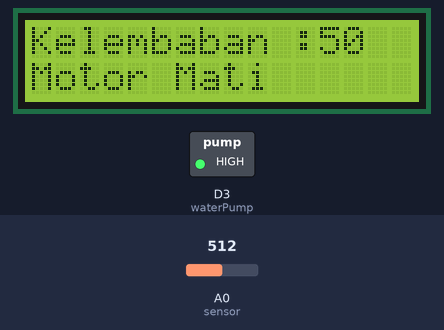
The sketch below on a simulated ESP8266 (NodeMCU). On the bench: 16×2 character LCD, switched loads named in the sketch (green lamp = pin HIGH). The test bench sets the inputs (shaded band); at power-on: A0 (sensor) = 512.

Above: at 9.3 s.
9.4 s: A0 (sensor) set to 313
At 11.3 s:
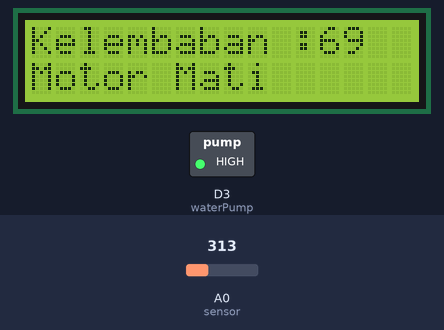
11.6 s: A0 (sensor) set to 284
At 13.4 s:
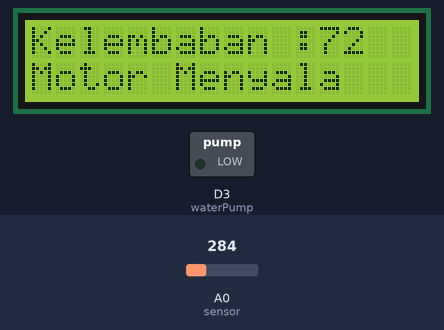
13.7 s: A0 (sensor) set to 306
At 14.7 s:
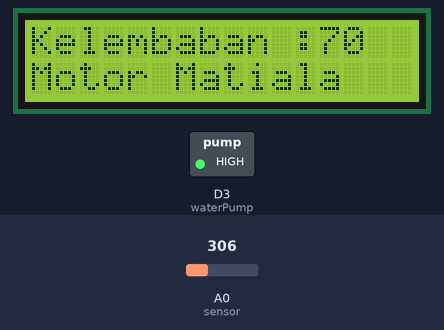
Timing chart, 0 to 16.7 s (numbered marks = the images above; inputs shaded):
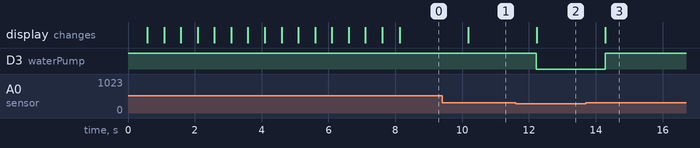

The sketch:

ESP8266.ino
```cpp
 //Sertakan file library
#include <LiquidCrystal_I2C.h>   // Library untuk menggunakan layar LCD I2C
#include <ESP8266WiFi.h>        // Library WiFi ESP8266

//Inisialisasi tampilan LCD
LiquidCrystal_I2C lcd(0x27, 16, 2); // Objek LCD I2C

char ssid[] = ""; // Masukkan nama WiFi Anda
char pass[] = ""; // Masukkan kata sandi WiFi Anda

bool Relay = 0;  // Variabel untuk menyimpan status pompa

//Tentukan pin komponen
#define sensor A0       // Pin analog untuk sensor kelembaban tanah
#define waterPump D3    // Pin digital untuk relay pompa air

void setup() {
  Serial.begin(9600); // Inisialisasi komunikasi serial
  pinMode(waterPump, OUTPUT); // Set pin pompa air sebagai OUTPUT
  digitalWrite(waterPump, HIGH); // Matikan pompa air secara awal
  lcd.init(); // Inisialisasi LCD
  lcd.backlight(); // Nyalakan backlight LCD

  // Tampilkan pesan loading sistem di LCD
  lcd.setCursor(1, 0);
  lcd.print("Sistem Memuat");
  for (int a = 0; a <= 15; a++) {
    lcd.setCursor(a, 1);
    lcd.print(".");
    delay(500);
  }
  lcd.clear();

  //Panggil fungsi soilMoistureSensor secara berkala
  // timer.setInterval(100L, soilMoistureSensor); // Anda dapat memanggil fungsi ini secara berkala jika diperlukan
}

// Fungsi untuk membaca sensor kelembaban tanah dan memperbarui LCD
void soilMoistureSensor() {
  int value = analogRead(sensor); // Baca nilai analog dari sensor
  value = map(value, 0, 1024, 0, 100); // Peta nilai sensor ke persentase kelembaban
  value = (value - 100) * -1; // Balikkan nilai yang dipetakan

  lcd.setCursor(0, 0);
  lcd.print("Kelembaban :");
  lcd.print(value);
  lcd.print(" ");
}

void loop() {
  // Jalankan fungsi untuk membaca sensor kelembaban tanah secara berkala
  soilMoistureSensor();

  // Kendalikan pompa berdasarkan kondisi tertentu, misalnya jika kelembaban tanah rendah
  int moisture = analogRead(sensor);
  moisture = map(moisture, 0, 1024, 0, 100); // Peta nilai sensor ke persentase kelembaban
  if (moisture < 30) { // Contoh kondisi: jika kelembaban tanah kurang dari 30%
    digitalWrite(waterPump, LOW); // Nyalakan pompa
    lcd.setCursor(0, 1);
    lcd.print("Motor Menyala ");
  } else {
    digitalWrite(waterPump, HIGH); // Matikan pompa
    lcd.setCursor(0, 1);
    lcd.print("Motor Mati");
  }

  delay(1000); // Beri sedikit keterlambatan agar tidak terlalu cepat membaca sensor dan mengontrol pompa
}
```

Measured:
- the behaviour switches between 303 and 302 on A0 (sensor) (found by bisection; images 1 and 2)
- after the input at 9.4 s, the display: changes after 0.78 s (image 1)
- after the input at 11.6 s, D3 (waterPump): HIGH → LOW after 0.62 s; the display: changes after 0.63 s (image 2)
- after the input at 13.7 s, D3 (waterPump): LOW → HIGH after 0.58 s; the display: changes after 0.59 s (image 3)
